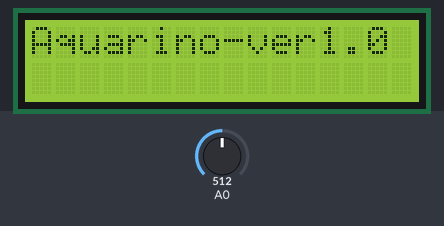
This sketch was run on a simulated ESP8266 (NodeMCU). Shown: 16×2 character LCD. The test bench sets the inputs (shaded band); at power-on: A0 = 512. WiFi joins after 1.5 s; servers stay silent unless stated; web services answer with replies made up by the test bench. At 15.9 s the program puts the board to deep sleep or switches it off; the recording ends there.

Above: at 0.1 s.
At 0.6 s:
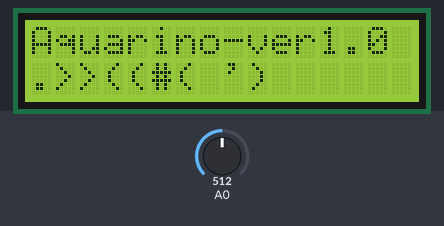
At 1.1 s:
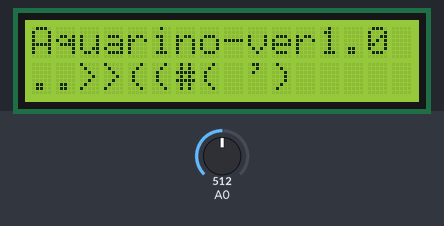
At 1.6 s:
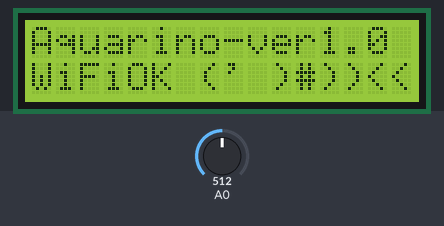
At 11.8 s:
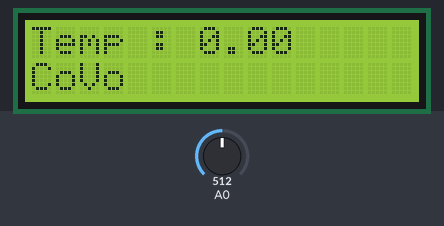

The sketch:

aquarino.ino
```cpp
/*
 *  Aquarino
 *
 *  温度(水温)を測って、thingspeak.com に通知する。
 *  LCD には測定結果を表示する。
 *  その後、次の測定までは ESP-WROOM-02 の Deep-Sleepモードにて待機する。
 *
 *  @author  kyohei ito
 *  @version 1.0
 */
#include <LiquidCrystal.h>
#include <ESP8266WiFi.h>
#include <WiFiClientSecure.h>

//ESP-WROOM-02でアナログ入力をするため
extern "C" {
#include "user_interface.h"
}

LiquidCrystal lcd(14, 12, 13, 2, 5, 4);

const char* ssid     = "Your_Wi-Fi_network";
const char* password = "Your_Wi-Fi_network_password";

const char* host =   "api.thingspeak.com";
const char* apikey = "your_ThingSpeak_APIkey";
//const int httpPort = 80;
const int httpsPort = 443;
// Use web browser to view and copy
// SHA1 fingerprint of the certificate
const char* fingerprint = "78 60 18 44 81 35 BF DF 77 84 D4 0A 22 0D 9B 4E 6C DC 57 2C";

const int sleepTimeHour = 1;

//TOUTピンからの入力値を取得(許可されている電圧:0-1V)
float getTempAir(){
  float sumV = 0;
  float mV = 0;
  for(int i=0;i<5;i++){
    // MCP9700のTOUTの出力電圧を取得
    mV = system_adc_read();

    //Serial.print("TOUT from MCP9700 : ");
    //Serial.print(mV);
    //Serial.print(" mV (count ");
    //Serial.print(i);
    //Serial.println(")");

    sumV += mV;
    delay(2000);
  }

  float averageV = sumV / 5;
  //Serial.print("TOUT Average      : ");
  //Serial.print(averageV);
  //Serial.print(" mV");

  // mVを摂氏温度[C]に変換
  // 0度で500mVのオフセットがのっているので500mVを引く
  // 10mV / 温度
  // +a 自分の端子の特性でちょっと引く
  float tempC = (averageV - 500 - 12) / 10;

  //Serial.print  (" ( ");
  //Serial.print  (tempC);
  //Serial.println(" degress C)");

  return tempC;
}

void setup() {
  //LCD setting
  pinMode(14, OUTPUT);
  pinMode(12, OUTPUT);
  pinMode(13, OUTPUT);
  pinMode(2,  OUTPUT);
  pinMode(5,  OUTPUT);
  pinMode(4,  OUTPUT);
  lcd.begin(16, 2);
  lcd.clear();
  lcd.setCursor(0, 0);
  lcd.print("Aquarino-ver1.0");

  //Serial.begin(115200);
  delay(10);

  // connecting to a WiFi network
  //Serial.println();
  //Serial.println();
  //Serial.print  ("Connecting to ");
  //Serial.println(ssid);

  WiFi.begin(ssid, password);

  int count = 0;
  while (WiFi.status() != WL_CONNECTED) {
    delay(500);
    //auto scroll
    lcd.setCursor(count % 17 , 1);
    lcd.print(".>>((#( ')");
    count++;
    //Serial.print(".");
  }

  //Serial.println("");
  //Serial.println("WiFi connected");
  //Serial.print  ("IP address : ");
  //Serial.println(WiFi.localIP());
  //Serial.println("");
  lcd.setCursor(0, 1);
  lcd.print("WiFiOK (' )#))<<");

  //温度測定
  float tempAir = getTempAir();
  // We now create a URI for the request
  String url = "/update";
  url += "?api_key=";
  url += apikey;
  url += "&field1=";
  url += tempAir;

  lcd.clear();
  lcd.setCursor(0, 0);
  lcd.print("Temp : ");
  lcd.print(tempAir);

  // Use WiFiClientSecure class to create TCP connections
  WiFiClientSecure client;

  //Serial.print  ("Connecting HOST   : ");
  //Serial.println( host );

  // コネクションの確認
  lcd.setCursor(0, 1);
  if (!client.connect(host, httpsPort)) {
    //Serial.println("connection failed");
    lcd.print("Cx check:NETWORK");
  } else {
    //Serial.println("connection successed");
    lcd.print("Co");
    lcd.setCursor(2, 1);

    // SSLサーバー証明書の確認
    if (client.verify(fingerprint, host)) {
      //Serial.println("certificate matches");
      lcd.print("Vo");

      // 通信先が正規のサイトであるため、データ送信を行う
      //Serial.print("Requesting URL    : ");
      //Serial.println(url);

      // This will send the request to the server
      client.print(String("GET ") + url + " HTTP/1.1\r\n" +
                   "Host: " + host + "\r\n" +
                   "Connection: close\r\n\r\n");
      delay(3000);

      // Read all the lines of the reply from server and print them to Serial
      while(client.available()){
        String line = client.readStringUntil('\r');
        //Serial.print(line);
      }

      // 通信結果の確認
      lcd.setCursor(4, 1);
      if(client.available()){
        //Serial.println("GET success");
        lcd.print("So (' )#))<<");
      } else {
        //Serial.println("GET fail");
        lcd.print("Sx (' )#))<<");
      }

    } else {
      // SSLサーバー証明書が不正な場合はデータ送信を行わない
      //Serial.println("certificate doesn't match");
      lcd.print("VxSx checkHOST");
    }

  }

  // Deep-Sleepモード
  //sleepTimeHour * 60min * 60sec * 1000 * 1000
  ESP.deepSleep(sleepTimeHour * 3600000000, WAKE_RF_DEFAULT);
  //ESP.deepSleep(sleepTimeHour * 20000000, WAKE_RF_DEFAULT);
  //Deep-Sleepモード移行までのダミー命令
  delay(1000);
}

void loop() {
  //Deep-Sleepモードに移行するため loop() には入らない
  delay(5000);
}
```

Measured:
- what the display in image 1 shows lasts 0.5 s, from 0.6 s to 1.1 s
- what the display in image 3 shows lasts 10.0 s, from 1.6 s to 11.6 s
- what the display in image 4 shows lasts 4.1 s, from 11.8 s to 15.9 s
